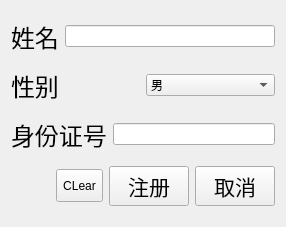
<?xml version="1.0" encoding="UTF-8"?>
<ui version="4.0">
 <class>Dialog</class>
 <widget class="QWidget" name="Dialog">
  <property name="geometry">
   <rect>
    <x>0</x>
    <y>0</y>
    <width>286</width>
    <height>227</height>
   </rect>
  </property>
  <property name="windowTitle">
   <string>Register</string>
  </property>
  <layout class="QVBoxLayout" name="verticalLayout">
   <item>
    <layout class="QHBoxLayout" name="horizontalLayout">
     <item>
      <widget class="QLabel" name="label_3">
       <property name="text">
        <string>&lt;html&gt;&lt;head/&gt;&lt;body&gt;&lt;p&gt;&lt;span style=&quot; font-size:18pt;&quot;&gt;姓名&lt;/span&gt;&lt;/p&gt;&lt;/body&gt;&lt;/html&gt;</string>
       </property>
      </widget>
     </item>
     <item>
      <widget class="QLineEdit" name="lineEdit"/>
     </item>
    </layout>
   </item>
   <item>
    <layout class="QHBoxLayout" name="horizontalLayout_3">
     <item>
      <widget class="QLabel" name="label_2">
       <property name="text">
        <string>&lt;html&gt;&lt;head/&gt;&lt;body&gt;&lt;p&gt;&lt;span style=&quot; font-size:18pt;&quot;&gt;性别&lt;/span&gt;&lt;/p&gt;&lt;/body&gt;&lt;/html&gt;</string>
       </property>
      </widget>
     </item>
     <item>
      <widget class="QComboBox" name="comboBox">
       <item>
        <property name="text">
         <string>男</string>
        </property>
       </item>
       <item>
        <property name="text">
         <string>女</string>
        </property>
       </item>
      </widget>
     </item>
    </layout>
   </item>
   <item>
    <layout class="QHBoxLayout" name="horizontalLayout_4">
     <item>
      <widget class="QLabel" name="label_4">
       <property name="text">
        <string>&lt;html&gt;&lt;head/&gt;&lt;body&gt;&lt;p&gt;&lt;span style=&quot; font-size:18pt;&quot;&gt;身份证号&lt;/span&gt;&lt;/p&gt;&lt;/body&gt;&lt;/html&gt;</string>
       </property>
      </widget>
     </item>
     <item>
      <widget class="QLineEdit" name="lineEdit_3"/>
     </item>
    </layout>
   </item>
   <item>
    <layout class="QHBoxLayout" name="horizontalLayout_2">
     <item>
      <spacer name="horizontalSpacer">
       <property name="orientation">
        <enum>Qt::Horizontal</enum>
       </property>
       <property name="sizeHint" stdset="0">
        <size>
         <width>40</width>
         <height>20</height>
        </size>
       </property>
      </spacer>
     </item>
     <item>
      <widget class="QToolButton" name="toolButton">
       <property name="minimumSize">
        <size>
         <width>0</width>
         <height>33</height>
        </size>
       </property>
       <property name="text">
        <string>CLear</string>
       </property>
      </widget>
     </item>
     <item>
      <widget class="QPushButton" name="register_button">
       <property name="font">
        <font>
         <pointsize>16</pointsize>
        </font>
       </property>
       <property name="text">
        <string>注册</string>
       </property>
      </widget>
     </item>
     <item>
      <widget class="QPushButton" name="cancel_button">
       <property name="font">
        <font>
         <pointsize>16</pointsize>
        </font>
       </property>
       <property name="text">
        <string>取消</string>
       </property>
      </widget>
     </item>
    </layout>
   </item>
  </layout>
 </widget>
 <resources>
  <include location="images.qrc"/>
 </resources>
 <connections>
  <connection>
   <sender>cancel_button</sender>
   <signal>clicked()</signal>
   <receiver>Dialog</receiver>
   <slot>close()</slot>
   <hints>
    <hint type="sourcelabel">
     <x>243</x>
     <y>178</y>
    </hint>
    <hint type="destinationlabel">
     <x>86</x>
     <y>164</y>
    </hint>
   </hints>
  </connection>
  <connection>
   <sender>toolButton</sender>
   <signal>clicked()</signal>
   <receiver>lineEdit_3</receiver>
   <slot>clear()</slot>
   <hints>
    <hint type="sourcelabel">
     <x>101</x>
     <y>193</y>
    </hint>
    <hint type="destinationlabel">
     <x>180</x>
     <y>139</y>
    </hint>
   </hints>
  </connection>
  <connection>
   <sender>toolButton</sender>
   <signal>clicked()</signal>
   <receiver>lineEdit</receiver>
   <slot>clear()</slot>
   <hints>
    <hint type="sourcelabel">
     <x>80</x>
     <y>204</y>
    </hint>
    <hint type="destinationlabel">
     <x>133</x>
     <y>42</y>
    </hint>
   </hints>
  </connection>
  <connection>
   <sender>lineEdit</sender>
   <signal>textEdited(QString)</signal>
   <receiver>lineEdit_3</receiver>
   <slot>clear()</slot>
   <hints>
    <hint type="sourcelabel">
     <x>195</x>
     <y>35</y>
    </hint>
    <hint type="destinationlabel">
     <x>220</x>
     <y>147</y>
    </hint>
   </hints>
  </connection>
 </connections>
</ui>
